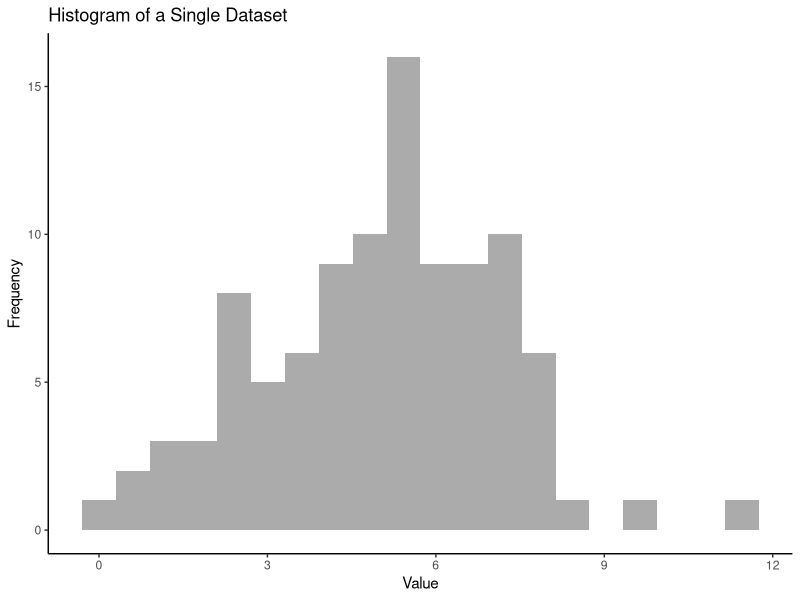
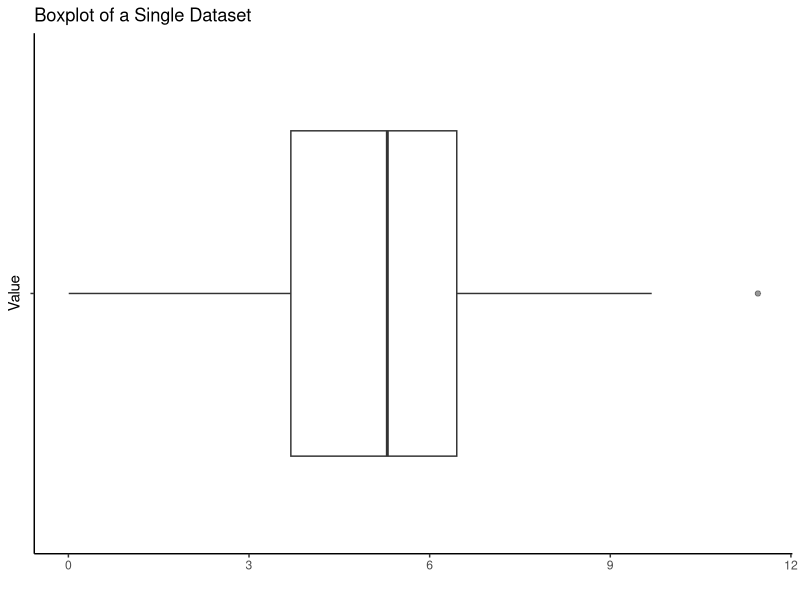

Here is the R script that generated these plots, in order:
# This script creates a histogram and boxplot of a single dataset using ggplot2.
library(tidyverse)
library(readxl)

# Simulated data below. If you wish to import your own data, comment
# out the code below or remove it.
# To import your own data, use read_csv() or read_excel() depending
# on whether your data is in a .csv or .xlsx file.
#
# ==============================================
# Generate simulated data
set.seed(1213)
df <- tibble(x = rnorm(100, mean = 5, sd = 2))
# ==============================================

# Create histogram using ggplot2
ggplot(df, aes(x = x)) +
    geom_histogram(alpha = 0.5, position = "identity", bins = 20) +
    labs(
        title = "Histogram of a Single Dataset",
        x = "Value",
        y = "Frequency"
    ) +
    theme_classic()

# Create boxplot using ggplot2
ggplot(df, aes(y = "", x = x)) +
    geom_boxplot(alpha = 0.5) +
    labs(
        title = "Boxplot of a Single Dataset",
        x = "",
        y = "Value"
    ) +
    theme_classic()
